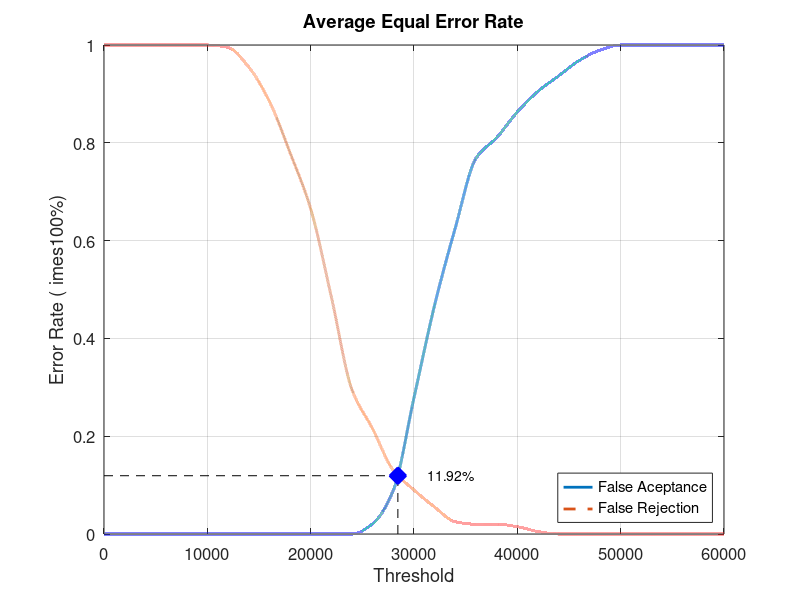
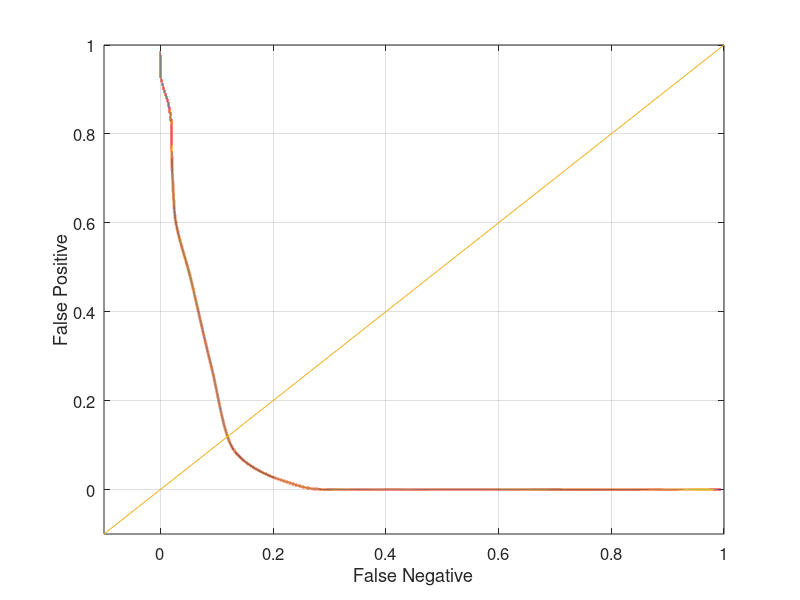

These charts were generated, in order, by the following MATLAB code:
close all;
clear;
clc;
x = 0:2000:60000;
xq = 0:0.5:60000;

y0 = [0 0 0 0 0 0 0 0 0 0 0 0 0 0.0210526 0.0894737 0.278947 0.468421 0.626316 0.768421 0.810526 0.863158 0.905263 0.936842 0.968421 0.989474 1 1 1 1 1 1]
yy0 = interp1(x, y0, xq, 'pchip');
y1 = [1 1 1 1 1 1 0.995 0.955 0.885 0.78 0.665 0.485 0.295 0.215 0.13 0.09 0.055 0.025 0.02 0.02 0.015 0.005 0 0 0 0 0 0 0 0 0]
yy1 = interp1(x, y1, xq, 'pchip');

% Calculating EER: 
y2 = abs(y0 - y1);
find(y2 == min(y2))
yy2 = abs(yy0 - yy1);
xEER = find(yy2 == min(yy2));
xEERIndex = xq(xEER) % X-axis EER
yEER = yy0(xEER) % Y-axis EER

main = figure
plot(xq, yy0,'-','LineWidth', 2);	hold on
plot(xq, yy1,'--','LineWidth', 2);	hold on
plot([xEERIndex xEERIndex], [0 yEER], 'k--');	hold on
plot([0 xEERIndex], [yEER yEER], 'k--');	hold on
plot(xEERIndex, yEER, 'bx', 'LineWidth', 10);	hold on
text(xEERIndex + 10 * xEERIndex / 100, yEER, [num2str(round((10000 * yEER)) / 100) '%'])
legend('False Aceptance', 'False Rejection', 'Location', 'SouthEast')
xlabel('Threshold')
ylabel('Error Rate (	imes100%)')
title('Average Equal Error Rate')
set(gca, 'FontSize', 12)
axis([0 60000 0 1])
grid on

print(main, 'Database2_4Main', '-dpng');
FNRxFPR = figure('Color', [1 1 1]);
plot(yy1, yy0, '-', yy1, yy0, 'LineWidth', 2);
hold on
y = -0.1:0.1:1
plot(y, y); 
set(gca, 'FontSize', 12)
xlabel('False Negative')
ylabel('False Positive')
axis([-0.1 1 -0.1 1])
set(gca, 'FontSize', 12)
grid on

print(FNRxFPR, 'Database2_4FNRxFPR','-dpng');
